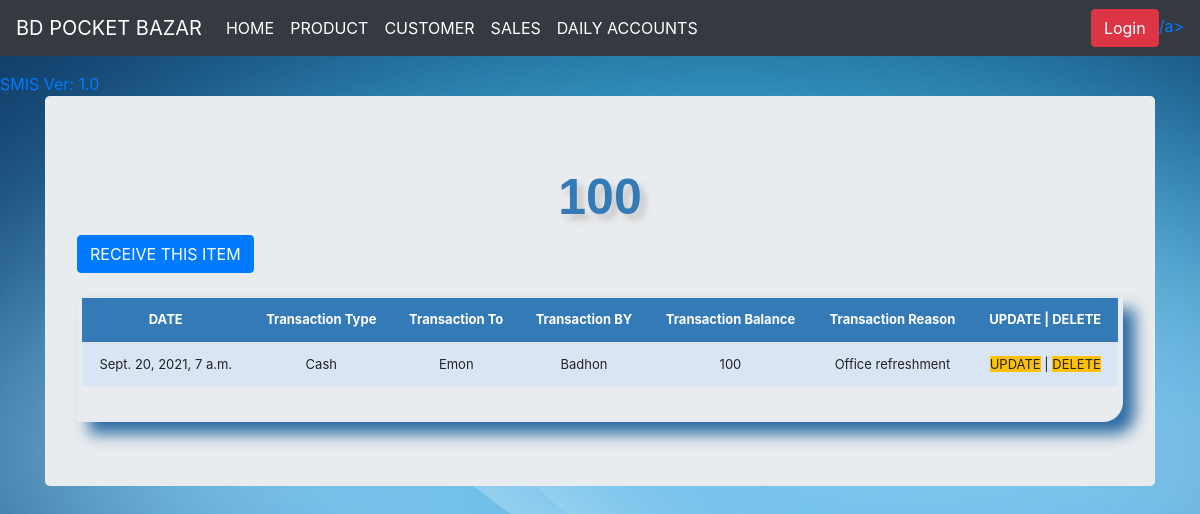
Screenshot of /daily_accounts_details/3 with the database file from the repository.
### stockmgmt/models.py (models this page shows, shortened)
class daily_accounts(models.Model):
    date = models.DateTimeField(auto_now_add=True,auto_now=False,blank=True,null=True)
    type_payment_choice = (
        ('Cash','Cash'),
        ('Receipt','Receipt'),
        ('Cheque','cheque'),
        ('Balance Transfer','Balance Transfer'),
    )
    Payment_type = models.CharField(max_length=20,default='',blank=True,null=True,choices=type_payment_choice)
    Transcation_to = models.CharField(max_length=30, blank=False,null=True)
    Transcation_by = models.CharField(max_length=30,blank=False,null=True)
    Expense_reason = models.TextField(max_length=250,blank=False,null=True)
    Debit = models.IntegerField(default='0',blank=True,null=True)
    Credit = models.IntegerField(default='0',blank=False,null=True)
    Balance = models.IntegerField(default='0',blank=False,null=True)

### stockmgmt/views.py (the view)
# urls.py: path('daily_accounts_details/<str:pk>', views.daily_accounts_details, name = "daily_accounts_details"),
def daily_accounts_details(request, pk):
    queryset = daily_accounts.objects.get(id=pk)
    context = {
        "title": queryset.Balance,
        "queryset": queryset,
    }
    return render(request, "daily_accounts_details.html", context)

### stockmgmt/templates/daily_accounts_details.html (shortened to what this page needs)
{% load static %}
{% load crispy_forms_tags %}
<!DOCTYPE html>
<html lang="en">
  <head>
    <link href="{% static 'css/stylesheet.css' %}" rel="stylesheet">
    <link href="{% static 'css/bootstrap.min.css' %}" rel="stylesheet">
    <link href="{% static 'css/navbar-top-fixed.css' %}" rel="stylesheet">
  </head>
  <body>
    {% include 'navbar.html' %}
  <main role="main" class="container">
     <div class="jumbotron">
      <div class="header"> {{title}} </div>
      <a href="{% url 'receive_items' queryset.id %}"><div class='btn btn-primary'>RECEIVE THIS ITEM</div></a>
                <br><br>
                <div class="display_table">
                  <table class='table'>
                          <tr>
                            <th>DATE</th>
                            <th>Transaction Type</th>
                            <th>Transaction To</th>
                            <th>Transaction BY </th>
                            <th>Transaction Balance</th>
                            <th>Transaction Reason</th>
                            <th>UPDATE | DELETE</th>
                          </tr>
                          <tr>
                            <td>{{queryset.date}}</td>
                            <td>{{queryset.Payment_type}}</td>
                            <td>{{queryset.Transcation_to}}</td>
                            <td>{{queryset.Transcation_by}}</td>
                            <td>{{queryset.Balance}}</td>
                            <td>{{queryset.Expense_reason}}
                            <td><a href="{% url 'update_daily_accounts' queryset.id %}" class="btn-warning">UPDATE</a> |
                                <a href="{% url 'delete_daily_accounts' queryset.id %}" class="btn-warning">DELETE</a>
                            </td>
                          </tr>
                  </table>
                </div>
         </div>
        </main>
      </body>
</html>

### stockmgmt/static/css/stylesheet.css (style rules this page uses)
body { background-color: #34eb6b; background-image: url("../img/bg.jpg"); }
.table { font-size: 13px; text-align: center; width: 95%; margin: auto; }
.table tr:nth-child(odd) { background: #B8CAE4 }
.table tr:nth-child(even) { background: #dae5f4 }
th { background-color: #337ab7; color: white; }
.display_table { border-bottom-right-radius: 20px; padding-left: 5px; padding-right: 5px; padding-bottom: 20px; box-shadow: 12px 12px 15px #2e6da4; }
.header { font-family: helvetica; color: #337ab7; font-size: 50px; text-align: center; width: 100%; text-shadow: 6px 6px 6px #c9c6c6; display: block; font-weight: bolder; }

### stockmgmt/static/css/navbar-top-fixed.css (style rules this page uses)
body { min-height: 75rem; padding-top: 4.5rem; }

### rows the page displays
daily_accounts: date "Sept. 20, 2021, 7 a.m.", Payment_type "Cash", Transcation_to "Emon", Transcation_by "Badhon", Balance "100", Expense_reason "Office refreshment"

### other values shown
{{ title }} "100"
